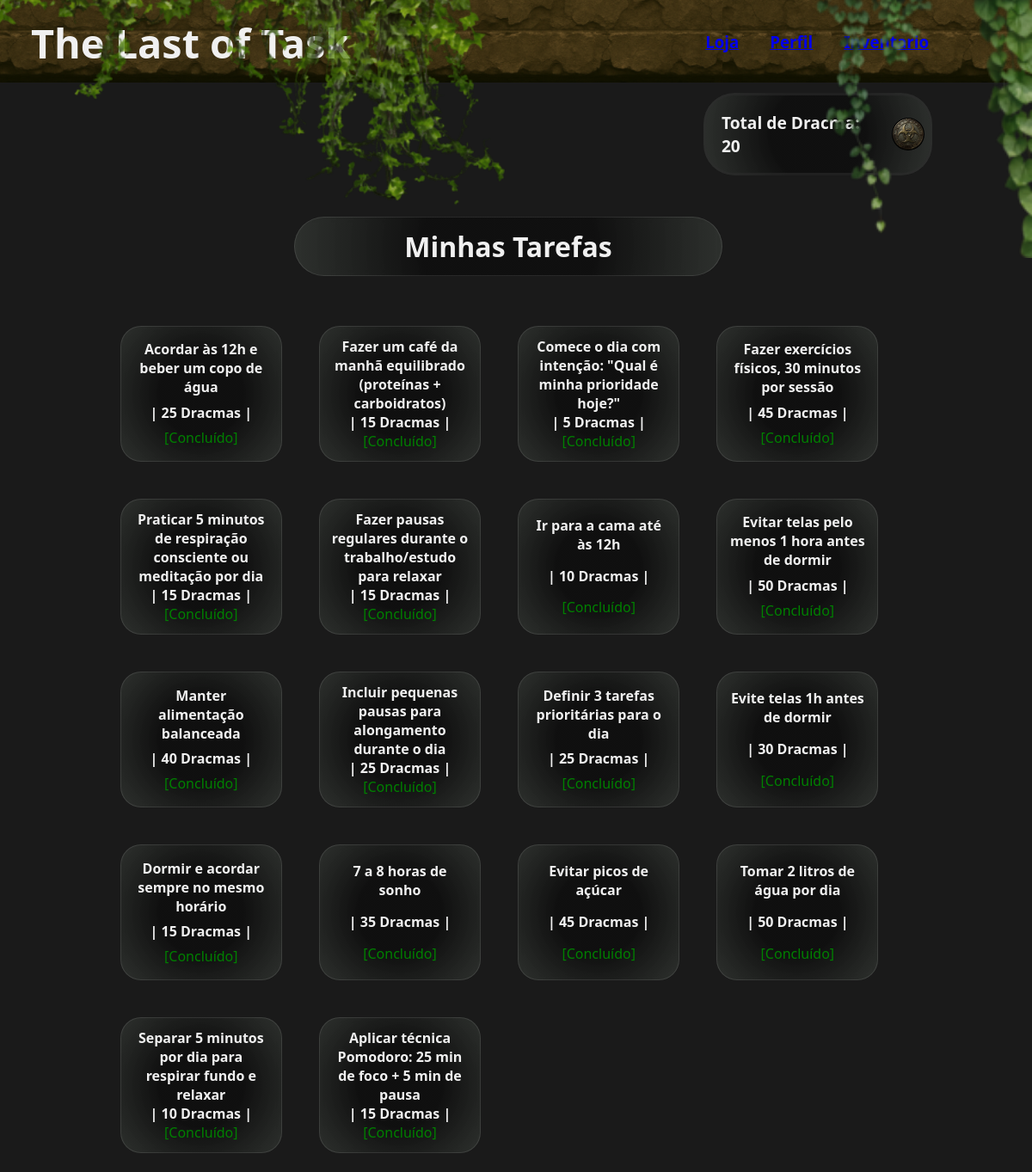
The app's page /menu (signed in) with its own data.
### banco_de_dados/models.py (models this page shows)
class Task(Base):
    __tablename__ = 'task'
    task_id = Column(Integer, primary_key=True, autoincrement=True)
    user_id = Column(Integer, ForeignKey('user.user_id'), nullable=False)
    titulo = Column(String(100), nullable=False)
    pilulas_recompensa = Column(Integer, nullable=False)
    concluido = Column(Boolean, default=False)
    user = relationship('User', back_populates='tasks')
    user_tasks = relationship('UserTasks', back_populates='task')

### app.py (the view)
@app.route('/menu')
@login_required
def menu():
    reiniciarTask()
    db_session = DB_Session()
    try:
        user_id = session['user_id']
        user = db_session.query(User).get(user_id)
        pilulas = user.pilulas if user else 0
        tasks = db_session.query(Task).filter(Task.user_id.is_(user_id)).all()
    finally:
        db_session.close()
    return render_template('index.html', tarefas=tasks, pilulas_totais=pilulas)

### app.py (called while the page is built)
def login_required(f): #recebe outra funcao como parametro, por exemplo a rota index
    @wraps(f) #mantem o nome e a documentação da função original
    def decorated_function(*args, **kwargs):
        if 'user_id' not in session:
            flash("Você precisa estar logado.")
            return redirect(url_for('login')) # se nao tiver logado, irar impedir o acesso do usario a aqla pagina
        return f(*args, **kwargs) #se logado, execulta a funcao normalmente
    return decorated_function

### banco_de_dados/services.py (called while the page is built, shortened)
def reiniciarTask():
    db_session = DB_Session()
    try:
        controle = db_session.query(ControleReset).first()
        hoje = date.today()
        if controle.data_ultima_reset != hoje:
            db_session.query(Task).update({Task.concluido: False})
            controle.data_ultima_reset = hoje
            db_session.commit()
    finally:
        db_session.close()

### templates/index.html (shortened to what this page needs)
<!doctype html>
<html lang="en">
<head>
    <link rel="stylesheet" href="{{ url_for('static', filename='style.css') }}">
</head>
<body id="body_index">
    <header id="menu_bar">
        <div class="titulo-container">
            <h1>The Last of Task</h1>
            <img src="{{ url_for('static', filename='imagens/cipo2.png') }}" alt="folhagem" class="cipo-decorativo1">
        </div>
        <div id="menu_bar2">
            <h3 id="menu-l-1"><a href="{{url_for('loja')}}">Loja</a></h3>
            <h3 id="menu-l-2"><a href="{{url_for('status')}}">Perfil</a></h3>
            <h3 id="menu-l-3"><a href="{{url_for('inventario')}}">Inventario</a></h3>
            <img src="{{ url_for('static', filename='imagens/cipo1.png') }}" alt="folhagem" class="cipo-decorativo2">
        </div>
    </header>
    <main id="main_conteiner">
        <div id="saldo">
            <h1>Total de Dracma: {{ pilulas_totais  }}</h1>
            <div class="img_money"></div>
        </div>
        <div id="d_tarefas">
            <h1>Minhas Tarefas</h1>
                <ul id="ul_tarefas">
                    {% for tarefa in tarefas %}
                        <li id="li_tarefas">
                            <strong>{{ tarefa.titulo }}</strong>
                            <strong>| {{ tarefa.pilulas_recompensa }} Dracmas |</strong>
                            {% if tarefa.concluido %}
                                <span style="color:green;">[Concluído]</span>
                            {% else %}
                                <form action="{{ url_for('concluirTarefa', task_id=tarefa.task_id) }}" method="post" style="display:inline;">
                                    <button style="color:red;" type="submit">Finalizar Tarefa</button>
                                </form>
                            {% endif %}
                        </li>
                    {% else %}
                        <h1>Por favor, reponda o formulario para que possamos oderecer a melhor rotina possivel para voce</h1>
                        <h3><a href="{{url_for('coletarDados')}}">Coleta de dados</a></h3>
                    {% endfor %}
                </ul>
        </div>
    </main>
</body>
</html>

### static/style.css (style rules this page uses)
* { margin: 0; }
#menu_bar { padding: 1vw 0 1vw 0; display: flex; flex-direction:row; align-items: center; background-image: url(/static/imagens/menu.png); background-repeat: repeat; background-size: 35% 100%; width: 100%; height: 6vw; }
#menu_bar2, #menu_bar3 { position: relative; padding: 2vw 0 2vw 0; display: flex; flex-direction:row; align-items: center; justify-content: flex-end; margin: 0; padding-right: 10vw; }
#menu_bar2 { width: 60%; height: 100%; }
.titulo-container { display: flex; justify-content: center; align-items: center; width: 40%; height: 100%; position: relative; display: inline-block; }
.titulo-container h1 { position: relative; font-size: 3.9vw; padding: 0.5vw 0 0 3vw; z-index: 1; }
.cipo-decorativo1, .cipo-decorativo2 { position: absolute; z-index: 2; pointer-events: none; }
.cipo-decorativo1 { top: -13vw; right: -13vw; width: 70vw; height: 39vw; opacity: 0.8; }
.cipo-decorativo2 { margin: 0; top: -9vw; right: 0; width: 35vw; height: 35vw; opacity: 0.89; }
#menu_bar h3 { margin-left: 3vw; }
#body_index { background-image: url(/static/imagens/full.png); background-size: cover; background-repeat: no-repeat; background-attachment: fixed; background-color: #1a1a1a; color: #f0f0f0; font-family: 'Segoe UI', sans-serif; width: 100%; height: 100%; }
#main_conteiner { display: flex; flex-direction: column; justify-content: flex-start; align-items: center; width: 98.5vw; height: 100vw; }
#main_conteiner #saldo { background: radial-gradient( circle, rgba(15, 15, 15, 0.9) 40%, rgba(60, 65, 60, 0.6) 100% ); border: 3px solid rgba(46, 46, 46, 0.562); backdrop-filter: blur(4px); display: flex; align-items: center; justify-content: center; width: 21%; padding: 0.5vw; margin: 1vw 0vw 3vw 60vw; border-radius: 3vw 3vw; font-size: 0.8vw; }
#main_conteiner #saldo h1 { margin: 1vw 1vw 1vw 1vw; }
#main_conteiner #d_tarefas { display: flex; flex-direction: column; align-items: center; width: 80%; height: 110%; margin: 0vw 10vw 15vw 10vw; }
#main_conteiner #d_tarefas #ul_tarefas { display: flex; width: 100%; height: 100%; flex-wrap: wrap; padding-left: 0; }
#main_conteiner #d_tarefas h1 { background: radial-gradient( circle, rgba(15, 15, 15, 0.9) 40%, rgba(60, 65, 60, 0.6) 100% ); border: 1px solid rgba(255, 255, 255, 0.1); backdrop-filter: blur(4px); display: flex; justify-content: center; width: 50%; padding: 1vw; margin: 1vw 1vw 3vw 1vw; border-radius: 3vw 3vw; }
#main_conteiner #d_tarefas #li_tarefas { list-style: none; background: radial-gradient( circle, rgba(15, 15, 15, 0.9) 40%, rgba(60, 65, 60, 0.6) 100% ); border: 1px solid rgba(255, 255, 255, 0.1); backdrop-filter: blur(4px); display: flex; flex-direction: column; align-items: center; justify-content: space-around; width: 13.5vw; height: 11vw; margin: 1.8vw; padding: 1vw 1vw 1vw 1vw; border-radius: 2vw 2vw; }
#main_conteiner #d_tarefas #li_tarefas strong, span, button { text-align: center; }
.img_money { background-image: url(/static/imagens/money.png); background-position: 0vw 0vw; background-repeat: no-repeat; background-size: cover; overflow: hidden; width: 3vw; height: 3vw; border-radius: 100%; border: 1px solid rgb(0, 0, 0); }

### records on screen
Task: titulo "Acordar às 12h e beber um copo de água", pilulas_recompensa "25", concluido "[Concluído]"
Task: titulo "Fazer um café da manhã equilibrado (proteínas + carboidratos)", pilulas_recompensa "15", concluido "[Concluído]"
Task: titulo "Comece o dia com intenção: \"Qual é minha prioridade hoje?\"", pilulas_recompensa "5", concluido "[Concluído]"
Task: titulo "Fazer exercícios físicos, 30 minutos por sessão", pilulas_recompensa "45", concluido "[Concluído]"
Task: titulo "Praticar 5 minutos de respiração consciente ou meditação por dia", pilulas_recompensa "15", concluido "[Concluído]"
Task: titulo "Fazer pausas regulares durante o trabalho/estudo para relaxar", pilulas_recompensa "15", concluido "[Concluído]"
Task: titulo "Ir para a cama até às 12h", pilulas_recompensa "10", concluido "[Concluído]"
Task: titulo "Evitar telas pelo menos 1 hora antes de dormir", pilulas_recompensa "50", concluido "[Concluído]"
Task: titulo "Manter alimentação balanceada", pilulas_recompensa "40", concluido "[Concluído]"
Task: titulo "Incluir pequenas pausas para alongamento durante o dia", pilulas_recompensa "25", concluido "[Concluído]"
Task: titulo "Definir 3 tarefas prioritárias para o dia", pilulas_recompensa "25", concluido "[Concluído]"
Task: titulo "Evite telas 1h antes de dormir", pilulas_recompensa "30", concluido "[Concluído]"
Task: titulo "Dormir e acordar sempre no mesmo horário", pilulas_recompensa "15", concluido "[Concluído]"
Task: titulo "7 a 8 horas de sonho", pilulas_recompensa "35", concluido "[Concluído]"
Task: titulo "Evitar picos de açúcar", pilulas_recompensa "45", concluido "[Concluído]"
Task: titulo "Tomar 2 litros de água por dia", pilulas_recompensa "50", concluido "[Concluído]"
Task: titulo "Separar 5 minutos por dia para respirar fundo e relaxar", pilulas_recompensa "10", concluido "[Concluído]"
Task: titulo "Aplicar técnica Pomodoro: 25 min de foco + 5 min de pausa", pilulas_recompensa "15", concluido "[Concluído]"

### other values on screen
{{ pilulas_totais }} "20"
